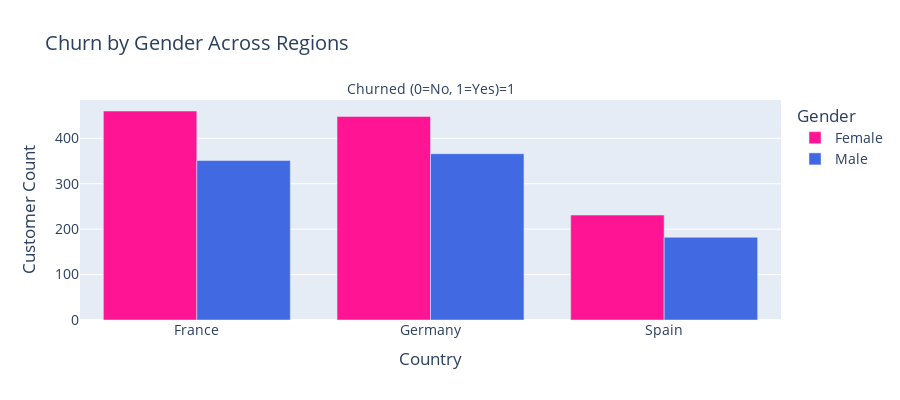

Notebook code cell kept with this figure:
### Markdown cell above
> Checking Churned Customers in each country gender wise

### Code cell
plot_df = df[df['Exited'] == 1].groupby(['Geography', 'Gender', 'Exited']).size().reset_index(name='Count')

fig = px.bar(
    plot_df,
    x='Geography',
    y='Count',
    color='Gender',
    facet_col='Exited',
    barmode='group',
    title='Churn by Gender Across Regions',
    labels={
        'Count': 'Customer Count',
        'Geography': 'Country',
        'Gender': 'Gender',
        'Exited': 'Churned (0=No, 1=Yes)'
    },
    color_discrete_map={'Male': 'royalblue', 'Female': 'deeppink'},
    width=900,
    height=400
)

fig.update_layout(
    legend_title_text='Gender',
    font=dict(size=14)
)

fig.show()

### Figure 1 — Plotly figure (JSON) as saved in the notebook; plotly's stock layout.template omitted (floating-point values rounded to 4 significant figures)
{"data": [{"alignmentgroup": "True", "hovertemplate": "Gender=Female<br>Churned (0=No, 1=Yes)=1<br>Country=%{x}<br>Customer Count=%{y}<extra></extra>", "legendgroup": "Female", "marker": {"color": "deeppink", "pattern": {"shape": ""}}, "name": "Female", "offsetgroup": "Female", "orientation": "v", "showlegend": true, "textposition": "auto", "type": "bar", "x": ["France", "Germany", "Spain"], "xaxis": "x", "y": [460, 448, 231], "yaxis": "y"}, {"alignmentgroup": "True", "hovertemplate": "Gender=Male<br>Churned (0=No, 1=Yes)=1<br>Country=%{x}<br>Customer Count=%{y}<extra></extra>", "legendgroup": "Male", "marker": {"color": "royalblue", "pattern": {"shape": ""}}, "name": "Male", "offsetgroup": "Male", "orientation": "v", "showlegend": true, "textposition": "auto", "type": "bar", "x": ["France", "Germany", "Spain"], "xaxis": "x", "y": [351, 366, 182], "yaxis": "y"}], "layout": {"annotations": [{"font": {}, "showarrow": false, "text": "Churned (0=No, 1=Yes)=1", "x": 0.5, "xanchor": "center", "xref": "paper", "y": 1, "yanchor": "bottom", "yref": "paper"}], "barmode": "group", "font": {"size": 14}, "height": 400, "legend": {"title": {"text": "Gender"}, "tracegroupgap": 0}, "title": {"text": "Churn by Gender Across Regions"}, "width": 900, "xaxis": {"anchor": "y", "domain": [0, 1], "title": {"text": "Country"}}, "yaxis": {"anchor": "x", "domain": [0, 1], "title": {"text": "Customer Count"}}}}
